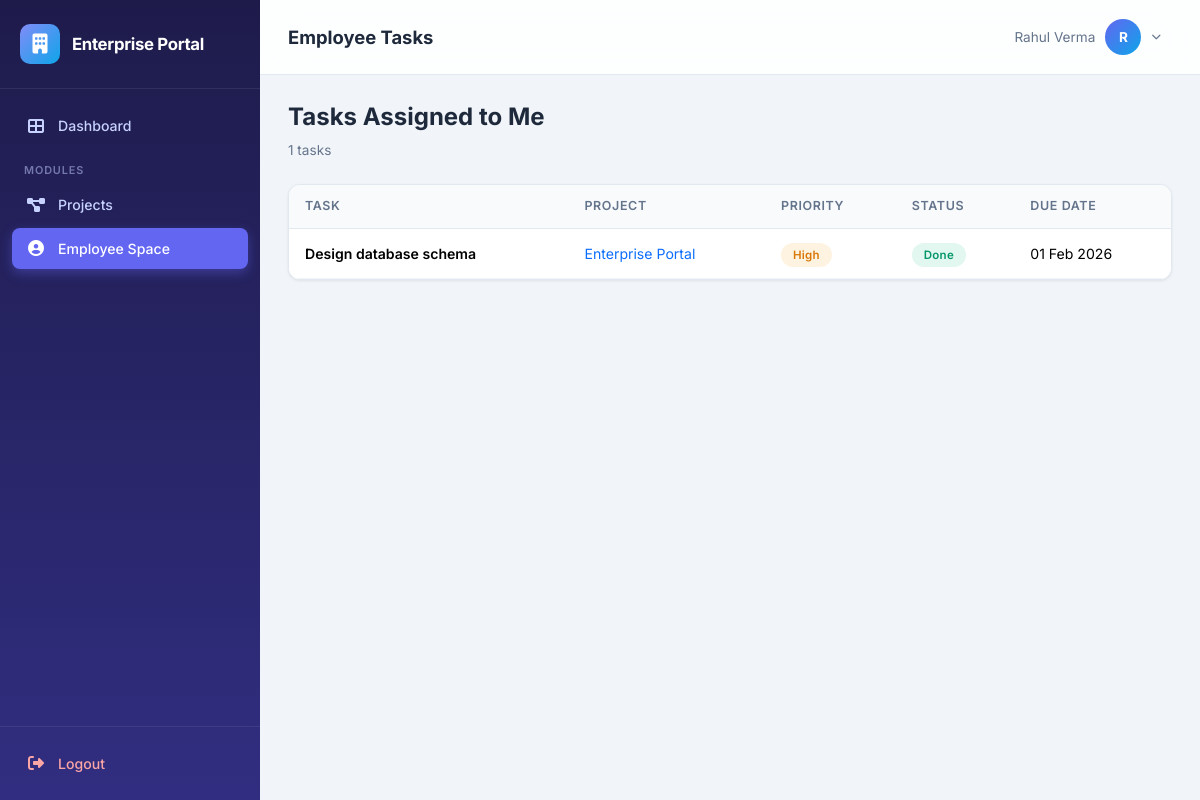
Page /employee/tasks (signed in) on the committed database.
### app/models.py (models this page shows, shortened)
class Module(db.Model):
    __tablename__ = 'modules'
    id = db.Column(db.Integer, primary_key=True)
    name = db.Column(db.String(50), unique=True, nullable=False)
    slug = db.Column(db.String(50), unique=True, nullable=False)
    description = db.Column(db.String(200), default='')
    icon = db.Column(db.String(50), default='fas fa-cube')

class User(UserMixin, db.Model):
    __tablename__ = 'users'
    id = db.Column(db.Integer, primary_key=True)
    username = db.Column(db.String(80), unique=True, nullable=False, index=True)
    email = db.Column(db.String(120), unique=True, nullable=False)
    password_hash = db.Column(db.String(256), nullable=False)
    full_name = db.Column(db.String(150), nullable=False)
    phone = db.Column(db.String(20), default='')
    is_admin = db.Column(db.Boolean, default=False)
    is_active_user = db.Column(db.Boolean, default=True)
    must_change_password = db.Column(db.Boolean, default=False)
    created_at = db.Column(db.DateTime, default=datetime.utcnow)
    modules = db.relationship('Module', secondary='user_modules', backref=db.backref('users', lazy='dynamic'))
    employee = db.relationship('Employee', backref='user', uselist=False, lazy='joined')
    tasks_assigned = db.relationship('Task', backref='assignee', foreign_keys='Task.assigned_to')
    expenses = db.relationship('Expense', backref='submitter', foreign_keys='Expense.submitted_by')
    projects_created = db.relationship('Project', backref='creator', foreign_keys='Project.created_by')
    def has_module(self, slug):
        return any(m.slug == slug for m in self.modules)
    @property
    def is_active(self):
        return self.is_active_user

class Task(db.Model):
    __tablename__ = 'tasks'
    id = db.Column(db.Integer, primary_key=True)
    project_id = db.Column(db.Integer, db.ForeignKey('projects.id', ondelete='CASCADE'), nullable=False)
    title = db.Column(db.String(200), nullable=False)
    description = db.Column(db.Text, default='')
    assigned_to = db.Column(db.Integer, db.ForeignKey('users.id'), nullable=True)
    priority = db.Column(db.String(20), default='Medium')    # Low, Medium, High, Critical
    status = db.Column(db.String(20), default='Pending')     # Pending, In Progress, Done
    due_date = db.Column(db.Date, nullable=True)
    created_at = db.Column(db.DateTime, default=datetime.utcnow)
    updated_at = db.Column(db.DateTime, default=datetime.utcnow, onupdate=datetime.utcnow)

class Project(db.Model):
    __tablename__ = 'projects'
    id = db.Column(db.Integer, primary_key=True)
    name = db.Column(db.String(150), unique=True, nullable=False)   # prevent duplicates
    description = db.Column(db.Text, default='')
    start_date = db.Column(db.Date, default=date.today)
    end_date = db.Column(db.Date, nullable=True)
    deadline = db.Column(db.Date, nullable=True)                     # NEW — hard deadline
    status = db.Column(db.String(30), default='Not Started')         # Not Started, In Progress, Completed, On Hold
    created_by = db.Column(db.Integer, db.ForeignKey('users.id'), nullable=False)
    created_at = db.Column(db.DateTime, default=datetime.utcnow)
    updated_at = db.Column(db.DateTime, default=datetime.utcnow, onupdate=datetime.utcnow)
    members = db.relationship('ProjectMember', backref='project', lazy='dynamic', cascade='all, delete-orphan')
    tasks = db.relationship('Task', backref='project', lazy='dynamic', cascade='all, delete-orphan')
    milestones = db.relationship('Milestone', backref='project', lazy='dynamic', cascade='all, delete-orphan')

### app/employee/routes.py (the view)
@bp.route('/tasks')
@module_required('employee')
def my_tasks():
    tasks = Task.query.filter_by(assigned_to=current_user.id)\
        .order_by(Task.due_date.asc()).all()
    return render_template('employee/my_tasks.html', tasks=tasks)

### app/templates/employee/my_tasks.html (shortened to what this page needs)
{% extends "base.html" %}
{% block page_title %}Employee Tasks{% endblock %}
{% block content %}
<div class="mb-4">
    <h4 style="font-weight:700;">Tasks Assigned to Me</h4>
    <p style="color:var(--text-secondary); font-size:0.85rem; margin:0;">{{ tasks | length }} tasks</p>
</div>
<div class="data-card">
    <div class="table-responsive">
        <table class="table">
            <thead>
                <tr>
                    <th>Task</th>
                    <th>Project</th>
                    <th>Priority</th>
                    <th>Status</th>
                    <th>Due Date</th>
                </tr>
            </thead>
            <tbody>
                {% for task in tasks %}
                <tr>
                    <td class="fw-semibold">{{ task.title }}</td>
                    <td>
                        <a href="{{ url_for('pm.project_detail', project_id=task.project_id) }}" class="text-decoration-none">
                            {{ task.project.name }}
                        </a>
                    </td>
                    <td><span class="badge-status badge-{{ task.priority | lower }}">{{ task.priority }}</span></td>
                    <td><span class="badge-status badge-{{ task.status | lower | replace(' ', '') }}">{{ task.status }}</span></td>
                    <td>{{ task.due_date.strftime('%d %b %Y') if task.due_date else '—' }}</td>
                </tr>
                {% else %}
                <tr><td colspan="5" class="text-center py-4" style="color:var(--text-secondary);">No tasks assigned to you</td></tr>
                {% endfor %}
            </tbody>
        </table>
    </div>
</div>
{% endblock %}

### app/templates/base.html (shortened to what this page needs)
<!DOCTYPE html>
<html lang="en">
<head>
    <link href="https://cdn.jsdelivr.net/npm/bootstrap@5.3.3/dist/css/bootstrap.min.css" rel="stylesheet">
    <link href="https://cdnjs.cloudflare.com/ajax/libs/font-awesome/6.5.1/css/all.min.css" rel="stylesheet">
    <link rel="stylesheet" href="{{ url_for('static', filename='css/style.css') }}">
</head>
<body>
    <aside id="sidebar" class="sidebar">
        <div class="sidebar-brand">
            <div class="brand-icon">
                <i class="fas fa-building"></i>
            </div>
            <h5>Enterprise Portal</h5>
        </div>
        <nav class="sidebar-nav">
            <a href="{{ url_for('main_dashboard') }}" class="nav-link">
                <i class="fas fa-th-large"></i>
                <span>Dashboard</span>
            </a>
            <div class="nav-label">Modules</div>
            {% for mod in user_modules %}
                {% if mod.slug == 'admin' %}
                <a href="{{ url_for('admin.dashboard') }}" class="nav-link" id="nav-admin">
                    <i class="fas fa-shield-halved"></i>
                    <span>Admin</span>
                </a>
                {% elif mod.slug == 'hr' %}
                <a href="{{ url_for('hr.dashboard') }}" class="nav-link" id="nav-hr">
                    <i class="fas fa-people-group"></i>
                    <span>HR</span>
                </a>
                {% elif mod.slug == 'pm' %}
                <a href="{{ url_for('pm.dashboard') }}" class="nav-link" id="nav-pm">
                    <i class="fas fa-diagram-project"></i>
                    <span>Projects</span>
                </a>
                {% elif mod.slug == 'finance' %}
                <a href="{{ url_for('finance.dashboard') }}" class="nav-link" id="nav-finance">
                    <i class="fas fa-indian-rupee-sign"></i>
                    <span>Finance</span>
                </a>
                {% elif mod.slug == 'employee' %}
                <a href="{{ url_for('employee.dashboard') }}" class="nav-link" id="nav-employee">
                    <i class="fas fa-user-circle"></i>
                    <span>Employee Space</span>
                </a>
                {% endif %}
            {% endfor %}
        </nav>
        <div class="sidebar-footer">
            <a href="{{ url_for('auth.logout') }}" class="nav-link">
                <i class="fas fa-right-from-bracket"></i>
                <span>Logout</span>
            </a>
        </div>
    </aside>
    <div class="main-content">
        <header class="top-navbar">
            <div class="d-flex align-items-center gap-3">
                <h1 class="page-title">{% block page_title %}Dashboard{% endblock %}</h1>
            </div>
            <div class="user-dropdown">
                <button class="user-dropdown-toggle" id="userDropdownBtn" type="button">
                    <span class="d-none d-md-inline" style="font-size:0.85rem; color: var(--text-secondary);">
                        {{ current_user.full_name }}
                    </span>
                    <div class="user-avatar">
                        {{ current_user.full_name[0] | upper }}
                    </div>
                    <i class="fas fa-chevron-down" style="font-size:0.6rem; color:var(--text-secondary);"></i>
                </button>
            </div>
        </header>
        <div class="page-body">
            {% block content %}{% endblock %}
        </div>
    </div>
</body>
</html>

### rows in the picture
User: full_name "Rahul Verma", full_name "R"
Task: title "Design database schema", project.name "Enterprise Portal", priority "High", status "Done", due_date "01 Feb 2026"

### other values in the picture
{{ tasks | length }} "1"
